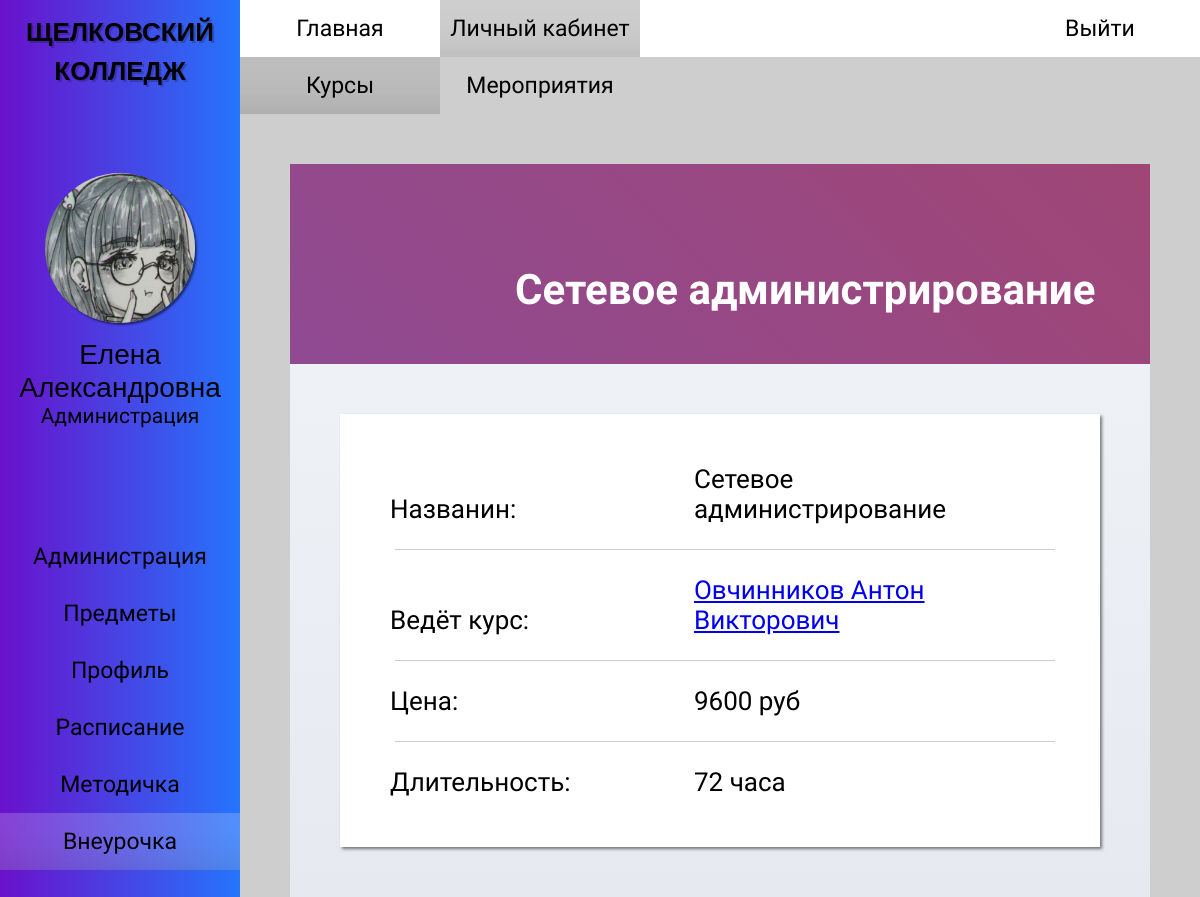
Screenshot of /vneurochka_kurs_profile.php?id=1 (signed in) with the database file from the repository.
### tables this page shows
CREATE TABLE `courses` (
  `id_course` int(11) NOT NULL,
  `name` varchar(25) NOT NULL,
  `duration` varchar(10) NOT NULL,
  `price` varchar(10) NOT NULL,
  `id_teacher` int(11) NOT NULL
);

CREATE TABLE `teachers` (
  `id_teacher` int(11) NOT NULL,
  `name` varchar(50) NOT NULL,
  `birth` date NOT NULL,
  `number` varchar(12) NOT NULL,
  `id_role` int(11) NOT NULL,
  `id_user` int(11) NOT NULL,
  `id_classroom` int(11) NOT NULL,
  `email` varchar(50) NOT NULL
);

### vneurochka_kurs_profile.php (the view, shortened to what this page needs)
<?
require_once 'php/connection.php';
$user_info = $_SESSION['user_info'];
$user_fio = explode(' ', $user_info[0]);
$user_info[0] = $user_fio[1].' '.$user_fio[2];
$course_id = $_GET['id'];
$query_course_info = "SELECT
                            courses.name,
                            courses.duration,
                            courses.price,
                            teachers.name,
                            teachers.id_teacher
                        FROM
                            courses,
                            teachers
                        WHERE
                            teachers.id_teacher = courses.id_teacher
                        AND
                            courses.id_course = '$course_id'";
$result_course_info = mysqli_query($link, $query_course_info);
$data_course_info = mysqli_fetch_row($result_course_info);
$course_name = $data_course_info[0];
$course_hours = $data_course_info[1];
$course_price = $data_course_info[2];
$course_teacher = $data_course_info[3];
$course_id_teacher = $data_course_info[4];
?>
<!DOCTYPE html>
<html>
<head>
    <link rel="stylesheet" href="styles/style_admin.css">
    <link rel="stylesheet" href="styles/contents/style_vneurochka_kurs_profile.css">
    <link rel="stylesheet" href="styles/style_adaptability.css">
    <link rel="stylesheet" href="styles/contents/style_profile.css">
</head>
<body>
    <div id="main-wrapper">
        <div id="wrapper-one">
            <div id="side-bar">
                <div class="hm-logo">
                    <h2> <a href="index.php"> ЩЕЛКОВСКИЙ <br> КОЛЛЕДЖ </a> </h2>
                </div>
                <div class="sb-profile">
                    <img src="images/avatar.jpg">
                    <? echo " <p class='sb-name'> $user_info[0] </p>"; ?>
                    <? echo "<p class='sb-role'> $user_info[1] </p>"; ?>
                </div>
                <div class="sb-menu">
                    <ul>
                        <li> <a href="administration.php"> Администрация </a> </li>
                        <li> <a href="subject.php"> Предметы </a> </li>
                        <li> <a href="student_you.php"> Профиль </a> </li>
                        <li> <a href="schedule.php"> Расписание </a> </li>
                        <li> <a href="metodichka.php"> Методичка </a> </li>
                        <li> <a href="vneurochka.php" id="sb-menu_active"> Внеурочка </a> </li>
                    </ul>
                </div>
            </div>
        </div>
        <div id="wrapper-two">
            <div id="header-menu">
                <div class="hm-menu">
                    <ul>
                        <li> <a href="index.php"> Главная </a> </li>
                        <li> <a href="student_you.php" id="hm-menu_active"> Личный кабинет</a> </li>
                    </ul>
                </div>
                <div class="hm-login">
                    <a href="php/logout.php"> Выйти </a>
                </div>
            </div>
            <div id="nav-menu">
                <ul>
                    <li> <a href="vneurochka.php" id="nav-menu_active"> Курсы </a> </li>
                    <li> <a href="vneurochka_meropriyatia.php"> Мероприятия </a> </li>
                </ul>
            </div>
            <div id="content">
                <div id="profile">
                    <div class='p-background'>
                    <? echo "<h2 class='b-name'> $course_name </h2>"; ?>
                    </div>
                    <div class='info-background'>
                        <div class="item-info">
                            <p> Названин: </p>
                            <? echo "<p> $course_name </p>"; ?>
                            <hr>
                            <p> Ведёт курс: </p>
                            <? echo "<p> <a href='subject_teacher_profile.php?id=$course_id_teacher'> $course_teacher </a> </p>"; ?>
                            <hr>
                            <p> Цена: </p>
                            <? echo "<p> $course_price </p>"; ?>
                            <hr>
                            <p> Длительность: </p>
                            <? echo "<p> $course_hours </p>"; ?>
                        </div>
                    </div>
                </div>
            </div>
        </div>
    </div>
</body>
</html>

### styles/style_admin.css (style rules this page uses)
* { box-sizing: border-box; margin: 0; padding: 0; }
html, head, body, #main-wrapper { font-family: "PT Sans Narrow", sans-serif, "Roboto", sans-serif, "Oswald", sans-serif; overflow-y: hidden; height: 100% !important; min-height: 100%; background-color: #CECECE; }
#wrapper-one { float: left; width: 20%; min-height: 100%; }
#wrapper-two { float: right; overflow-y: scroll; width: 80%; min-height: 100%; }
#wrapper-one { position: relative; z-index: 15; float: left; overflow: hidden; overflow: scroll; width: 20%; height: 100%; background-image: linear-gradient(to right, #6A11CB 0%, #2575FC 100%); -ms-overflow-style: none; scrollbar-width: none; }
.hm-logo h2 { font-family: "Oswald", sans-serif; font-size: 26px; padding: 10px 0; text-align: center; text-shadow: 2px 2px 0 rgba(0,0,0,0.2); }
.sb-profile img { display: block; width: 150px; height: 150px; margin: 75px auto 15px auto; border-radius: 100%; box-shadow: 2px 2px 2px 0 rgba(0,0,0,0.5); }
.sb-profile .sb-name { font-family: "Roboto", sans-serif; font-size: 28px; text-align: center; }
.sb-profile .sb-role { font-size: 21px; text-align: center; }
.sb-menu { display: flex; flex-direction: column; padding: 100px 0; }
.sb-menu ul { display: flex; flex-direction: column; width: 100%; list-style-type: none; }
.sb-menu a { font-size: 23px; display: block; width: 100%; padding: 15px 0 15px 0; transition: 0.3s linear; text-align: center; text-decoration: none; color: black; }
.sb-menu a:hover, #sb-menu_active { transition: 0.2s linear; background-color: rgba(255,255,255,0.2); box-shadow: 0 -75px 85px -130px rgba(0,0,0,0.85) inset; }
#header-menu { display: flex; background-color: white; flex-wrap: wrap; }
.hm-menu { display: flex; flex-wrap: wrap; }
.hm-menu ul { display: flex; width: 100%; list-style-type: none; flex-wrap: wrap; }
.hm-menu a { font-size: 23px; display: block; width: 100%; min-width: 200px; padding: 15px 0 15px 0; transition: 0.3s linear; text-align: center; text-decoration: none; color: black; }
.hm-menu a:hover, #hm-menu_active { transition: 0.2s linear; background-color: #CECECE; box-shadow: 0 -75px 85px -130px rgba(0,0,0,0.85) inset; }
.hm-login { margin-left: auto; }
.hm-login a { font-size: 23px; display: block; min-width: 200px; padding: 15px 0 15px 0; transition: 0.3s linear; text-align: center; text-decoration: none; color: black; background-color: white; }
.hm-logo a { text-decoration: none; color: black; }
#nav-menu { display: flex; background-color: #CECECE; flex-wrap: wrap; }
#nav-menu ul { font-size: 23px; display: flex; width: 100%; list-style-type: none; flex-wrap: wrap; }
#nav-menu a { display: block; width: 100%; min-width: 200px; padding: 15px 0 15px 0; transition: 0.3s linear; text-align: center; text-decoration: none; color: black; }
#nav-menu a:hover, #nav-menu_active { transition: 0.2s linear; background-color: #BDBDBD; box-shadow: 0 -75px 85px -130px rgba(0,0,0,0.85) inset; }
#content { padding: 50px; }

### styles/contents/style_vneurochka_kurs_profile.css (style rules this page uses)
#content #profile .info-background .item-info { padding: 50px; background-color: white; box-shadow: 2px 2px 3px 0 rgba(0,0,0,0.5); }
#content #profile .info-background .item-info p { font-size: 26px; display: inline-block; width: 300px; }
#content #profile .info-background .item-info hr { width: 100%; margin: 25px 5px; border: 0; border-bottom: 1px solid #CCCCCC; background: #999999; }

### styles/style_adaptability.css (style rules this page uses)
#main-wrapper { min-width: 800px; }
@media screen and (max-width: 1210px) { .hm-logo { width: 100%; } }
@media screen and (max-width: 1210px) { .hm-menu { align-items: center; justify-content: center; } }

### styles/contents/style_profile.css (style rules this page uses)
#content #profile { width: 100%; height: 400px; margin: 0 auto; }
#content #profile .p-background .b-name { font-size: 42px; position: absolute; bottom: 0; margin: 50px 50px 50px 225px; color: white; }
#content #profile .info-background { position: relative; height: 50%; background-image: linear-gradient(to top, #E6E9F0 0%, #EEF1F5 100%); }
#content #profile .info-background { height: auto; margin: 0 0 50px 0; padding: 50px 50px 50px 50px; }
#content #profile .p-background { position: relative; height: 50%; animation: anime 5s ease infinite; background: linear-gradient(45deg, #874DA2 0%, #C43A30 100%); background-size: 400% 400%; }

### rows the page displays
courses: name "Сетевое администрирование", id_teacher.name "Овчинников Антон Викторович", price "9600 руб", duration "72 часа"

### other values shown
$user_info[0] "Елена Александровна"
$user_info[1] "Администрация"
